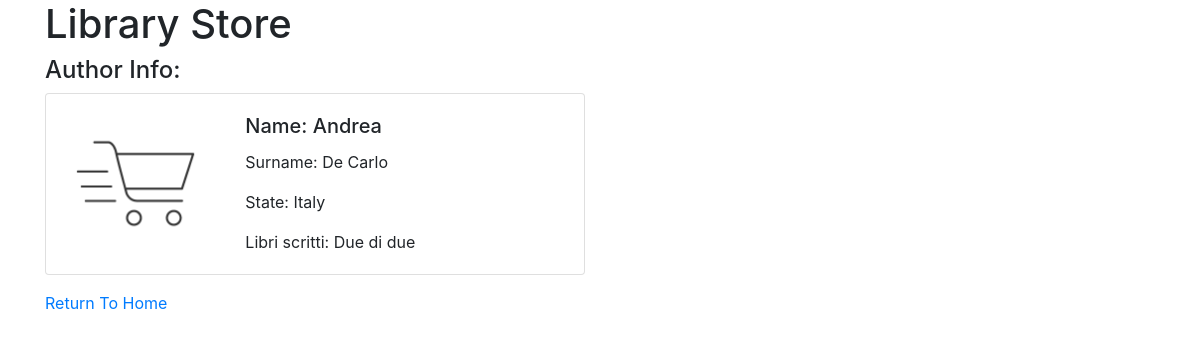
/author/4, run on the app's committed database.
### library/models.py (models this page shows, shortened)
class Author(models.Model):
    name = models.CharField(max_length=20)
    surname = models.CharField(max_length=20)
    photo = models.ImageField(upload_to="photos", default='download.png')
    country = CountryField(blank_label='(select country)')
    class Meta:
        ordering = ['surname']

class Book(models.Model):
    title = models.CharField(max_length=100)
    isbn = models.CharField(max_length=20)
    cover = models.ImageField(upload_to='book_cover', default='download.png')
    author = models.ForeignKey(Author, on_delete=models.CASCADE, related_name="books")
    categories = models.ManyToManyField(Category)
    def __str__(self):
        return self.title
    class Meta:
        ordering = ['title']

### library/views.py (the view)
# urls.py: path("author/<int:pk>", AuthorDetailViewCB.as_view(), name="author_detail"),
class AuthorDetailViewCB(DetailView):
    model = Author
    template_name = "author_detail.html"

### library/templates/author_detail.html (shortened to what this page needs)
{%  extends 'base.html' %}
{% block content %}
        <h4>Author Info:</h4>
          <div class="card mb-3" style="max-width: 540px;">
            <div class="row no-gutters">
              <div class="col-md-4">
                <img src="{{ author.photo.url }}" class="card-img" alt="...">
              </div>
              <div class="col-md-8">
                <div class="card-body">
                  <h5 class="card-title">Name: {{ author.name }}</h5>
                  <p class="card-text">Surname: {{ author.surname }}</p>
                  <p class="card-text">State: {{ author.country.name }}</p>
                  <p class="card-text">
                      Libri scritti:
                      {{ author.books.all|join:", "}}
                  </p>
                </div>
              </div>
          </div>
      </div>
      <a href="{% url 'library-home' %}">Return To Home</a>
{% endblock content %}

### data on the page
Author: photo (picture), name "Andrea", surname "De Carlo", country.name "Italy", books.all "Due di due"
